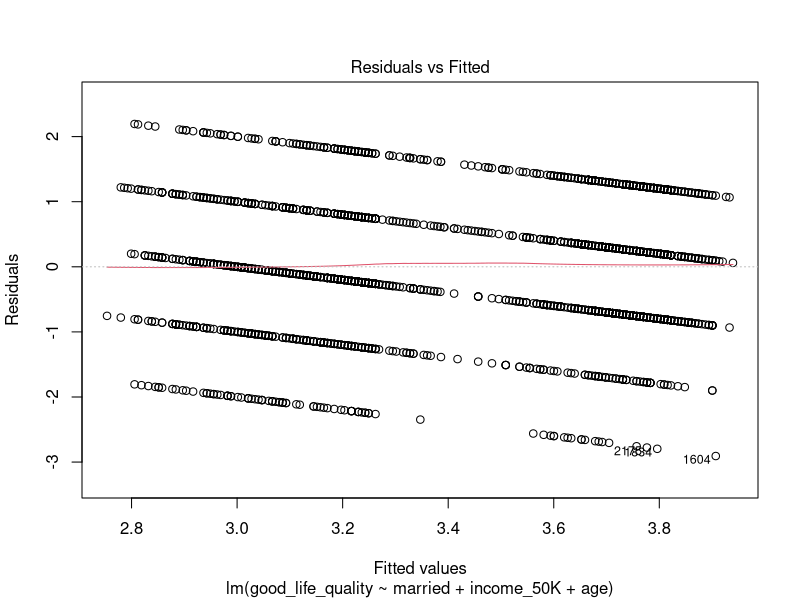
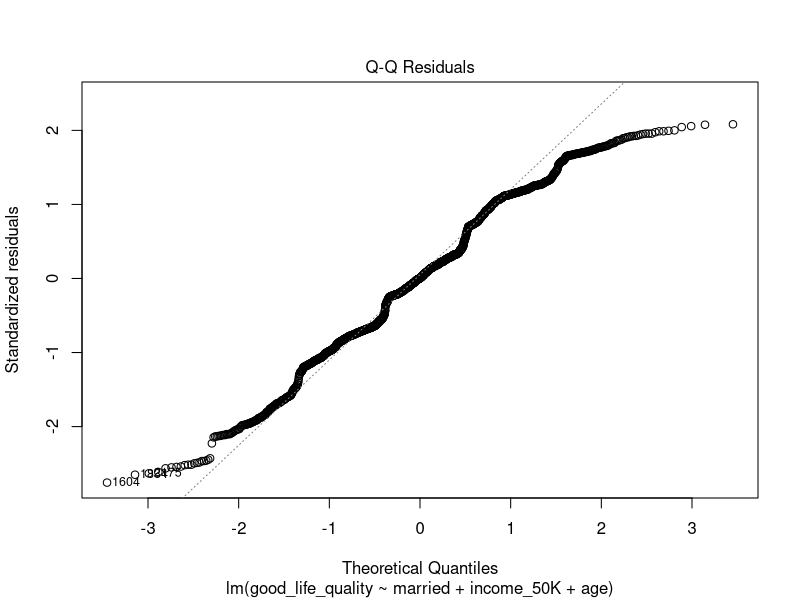
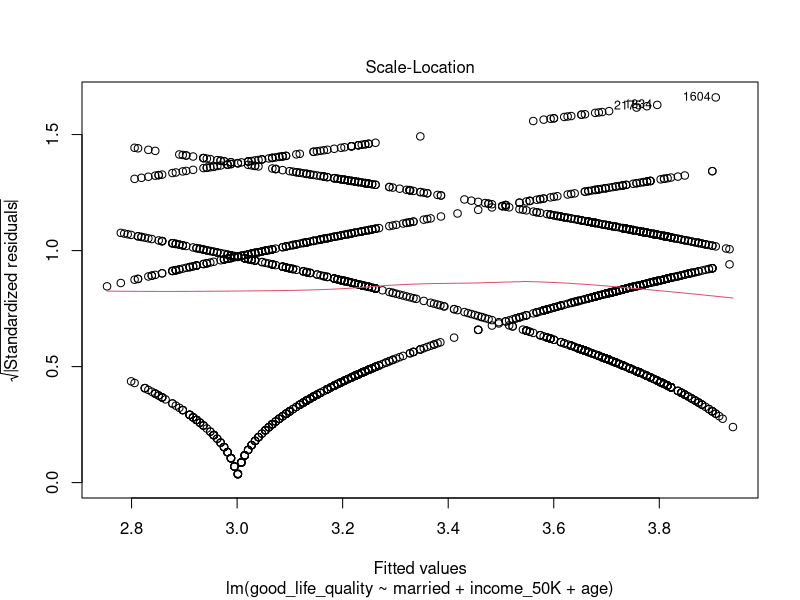
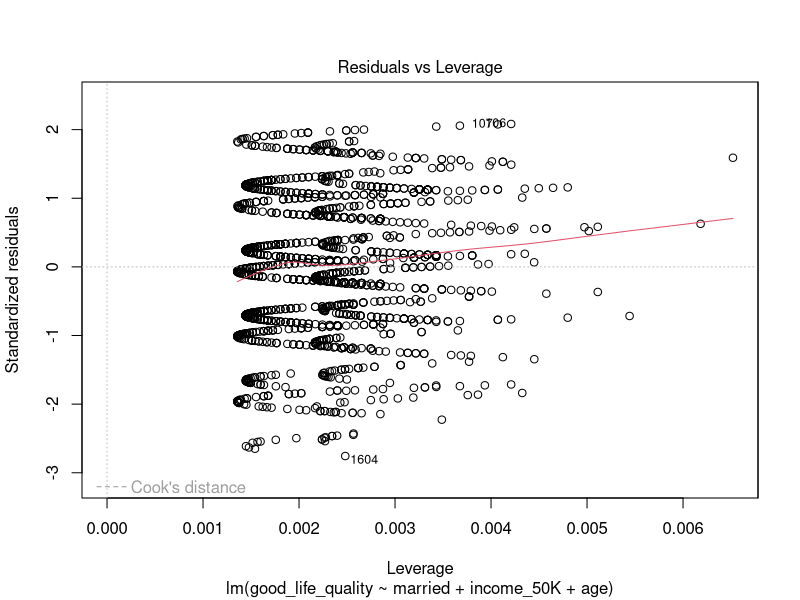
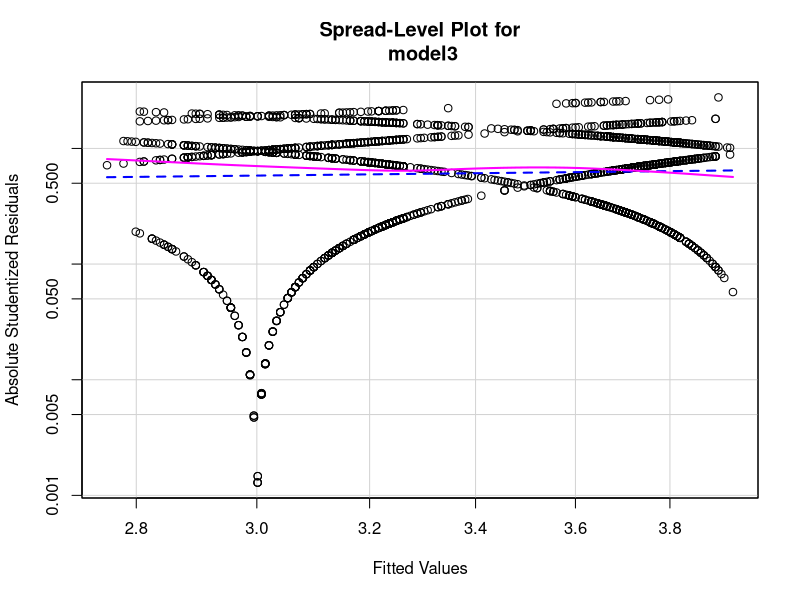
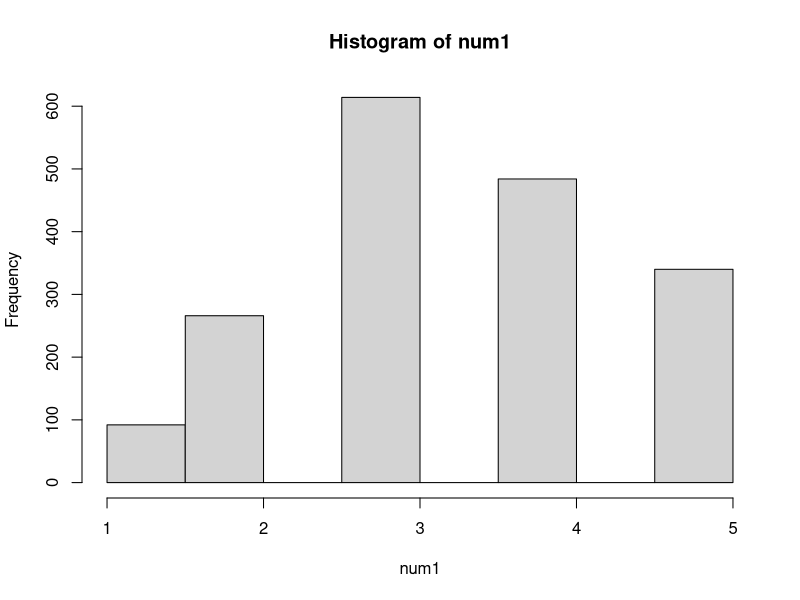
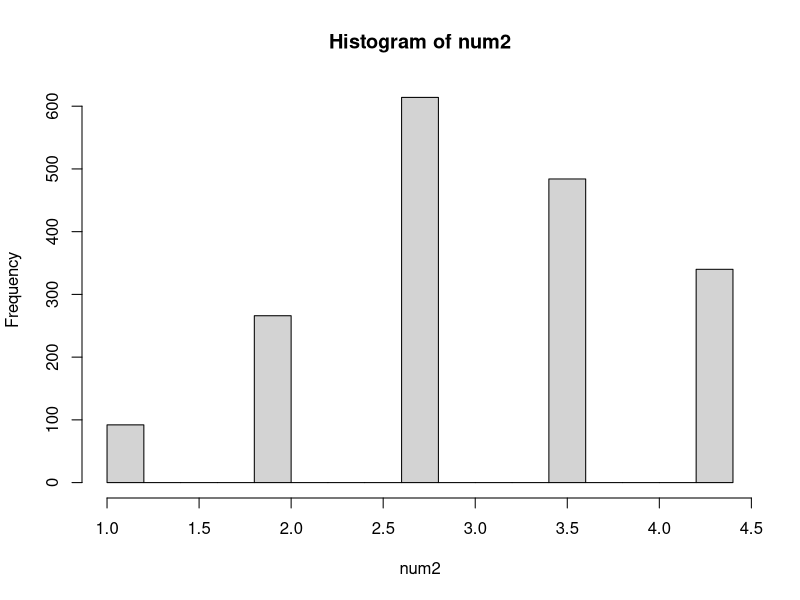
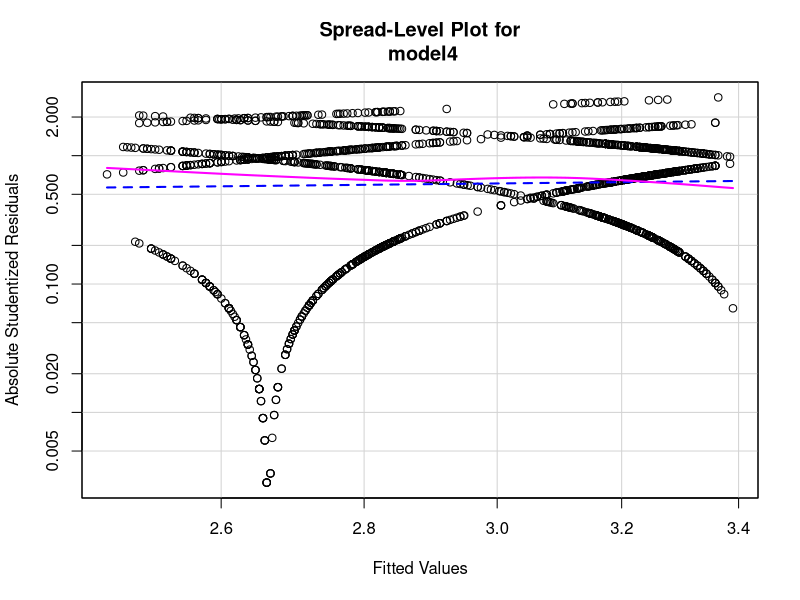

Generate these figures, in order, with R:
## ---- chunk 1
setwd("C:/Users/12062/Documents/final_hu_jackie_271")
dat = read.csv("Dating.csv", header = TRUE)
## ---- chunk 2
#checking variable type 
class(dat$life_quality)
## ---- chunk 3
#creating categories
dat$good_life_quality = NA
dat$married = NA
dat$income_50K = NA
## ---- chunk 4
#reverse code the variables 
dat$good_life_quality[dat$life_quality == 1] = 5
dat$good_life_quality[dat$life_quality == 2] = 4
dat$good_life_quality[dat$life_quality == 3] = 3
dat$good_life_quality[dat$life_quality == 4] = 2
dat$good_life_quality[dat$life_quality == 5] = 1
## ---- chunk 5
#setting up NA 
dat$good_life_quality[dat$life_quality == 'Refused'] = NA 
dat$good_life_quality[dat$life_quality == "Don't know"] = NA
## ---- chunk 6
#checking the summary 
table(dat$good_life_quality, dat$life_quality)
summary(dat$good_life_quality)
## ---- chunk 7
#encode the married categories 
dat$married[dat$marital_status == "Married"] = 1
dat$married[dat$marital_status == "Never been married"] = 0
dat$married[dat$marital_status == "Separated"] = 0
dat$married[dat$marital_status == "Widowed"] = 0
dat$married[dat$marital_status == "Living with partner"] = 0
dat$married[dat$marital_status == "Divorced"] = 
dat$married[dat$marital_status == "Don’t know"] = 0
dat$married[dat$marital_status == "Refused"] = NA
## ---- chunk 8
#encode the income categories
dat$income_50K[dat$income <= 5] = 0
dat$income_50K[dat$income >= 6] = 1
dat$income_50K[dat$income == 98] = NA
dat$income_50K[dat$income == 99] = NA
## ---- chunk 9
#encode the age categories
dat$age[dat$age == 98] = NA
dat$age[dat$age == 99] = NA
## ---- chunk 10
#creating a dataframe contains 4 variables 
Dating_lim <- dat[,c("good_life_quality", "married","income_50K","age")]
## ---- chunk 11
summary(Dating_lim)
dim(Dating_lim)
## ---- chunk 12
library(car)
## ---- chunk 13
#only grabbing the complete cases 
lim_rows = complete.cases(Dating_lim$good_life_quality, Dating_lim$married, Dating_lim$income_50K, Dating_lim$age)
Dating_lim = Dating_lim[lim_rows,]
## ---- chunk 14
#OLS model that predicts good_life_quality as a function of married 
model1 = lm(good_life_quality ~ married, data = Dating_lim)
summary(model1)
## ---- chunk 15
#OLS model that predicts good_life_quality as a function of married and income.
model2 = lm(good_life_quality ~ married + income_50K, data = Dating_lim)
summary(model2)
## ---- chunk 16
#OLS model that predicts good_life_quality as a function of married,income and ages.
model3 = lm(good_life_quality ~ married + income_50K + age, data = Dating_lim)
summary(model3)
## ---- chunk 17
#compute F-statistics between model 1 and model 2
anova(model1, model2)
## ---- chunk 18
#compute F-statistics between model 2 and model 3
anova(model2, model3)
## ---- chunk 19
AIC(model1)
AIC(model2)
AIC(model3)
## ---- chunk 20
plot(model3)
## ---- chunk 21
ncvTest(model3)
spreadLevelPlot(model3)

## ---- chunk 22
#checking the distribution of the data real quick
num1 <- as.numeric(Dating_lim$good_life_quality)
hist(num1)
num2 <- num1^ 0.8920433
hist(num2)
## ---- chunk 23
#OLS model that applies the power transformation.
model4 = lm((as.numeric(good_life_quality)^0.8920433) ~ married + income_50K + age, data = Dating_lim)
summary(model4)
## ---- chunk 24
ncvTest(model4)
spreadLevelPlot(model4)
